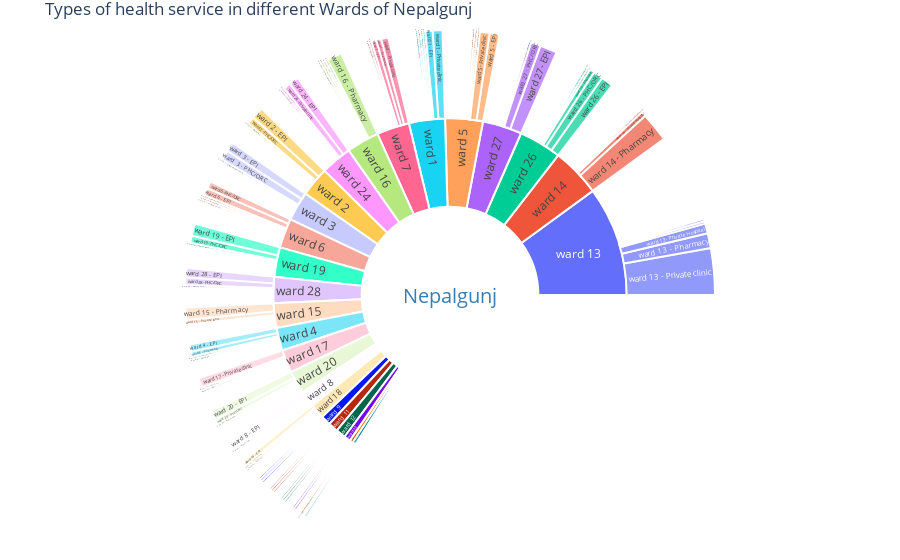

Write notebook code for a chart like this one.
### Code cell
trace = go.Sunburst(
    labels=labels,
    parents=parents,
    values=values,
    outsidetextfont = {"size": 20, "color": "#377eb8"},
    marker = {"line": {"width": 2}},
)

layout = go.Layout(
    title = "Types of health service in different Wards of Nepalgunj",
    margin = go.layout.Margin(t=30, l=0, r=0, b=0)
)

py.iplot(go.Figure([trace], layout), filename='nepalgunj_sunburst_chart')

### Figure 1 — Plotly figure (JSON) as saved in the notebook; plotly's stock layout.template omitted (floating-point values rounded to 4 significant figures)
{"data": [{"labels": ["Nepalgunj", "ward 1", "ward 2", "ward 3", "ward 4", "ward 5", "ward 6", "ward 7", "ward 8", "ward 9", "ward 11", "ward 12", "ward 13", "ward 14", "ward 15", "ward 16", "ward 17", "ward 18", "ward 19", "ward 20", "ward 22", "ward 23", "ward 24", "ward 25", "ward 26", "ward 27", "ward 28", "ward 1 - Private clinic", "ward 1 - EPI", "ward 1 - Pharmacy", "ward 1 - Ayurbedic", "ward 1 - PHC/ORC", "ward 1 - Urban Health Centre", "ward 2 - EPI", "ward 2 - PHC/ORC", "ward 2 - Pharmacy", "ward 3 - EPI", "ward 3 - PHC/ORC", "ward 3 - Urban Health Centre", "ward 4 - EPI", "ward 4 - Pharmacy", "ward 4 - Private clinic", "ward 4 - PHC/ORC", "ward 5 - EPI", "ward 5 - Private clinic", "ward 5 - Urban Health Centre", "ward 5 - Ayurbedic", "ward 5 - PHC/ORC", "ward 6 - PHC/ORC", "ward 6 - EPI", "ward 6 - Health Post", "ward 6 - Ayurbedic", "ward 6 - Private clinic", "ward 7 - Private clinic", "ward 7 - Pharmacy", "ward 7 - EPI", "ward 7 - Urban Health Centre", "ward 7 - PHC/ORC", "ward 8 - EPI", "ward 8 - Health Post", "ward 9 - PHC/ORC", "ward 9 - EPI", "ward 9 - Private clinic", "ward 11 - Ayurbedic", "ward 11 - Urban Health Centre", "ward 11 - EPI", "ward 12 - Pharmacy", "ward 12 - EPI", "ward 12 - Private Hospital", "ward 13 - Private clinic", "ward 13 - Pharmacy", "ward 13 - Private Hospital", "ward 13 - Urban Health Centre", "ward 13 - Government Hospital", "ward 14 - Pharmacy", "ward 14 - Private Hospital", "ward 14 - Private clinic", "ward 15 - Pharmacy", "ward 15 - Private clinic", "ward 16 - Pharmacy", "ward 16 - Health Post", "ward 16 - EPI", "ward 16 - Private clinic", "ward 16 - Private Hospital", "ward 17 - Private clinic", "ward 17 - Pharmacy", "ward 17 - EPI", "ward 18 - EPI", "ward 18 - Health Post", "ward 18 - PHC/ORC", "ward 19 - EPI", "ward 19 - PHC/ORC", "ward 19 - Health Post", "ward 20 - EPI", "ward 20 - PHC/ORC", "ward 20 - Health Post", "ward 22 - Health Post", "ward 22 - EPI", "ward 23 - Private clinic", "ward 24 - EPI", "ward 24 - Private clinic", "ward 24 - Health Post", "ward 24 - PHC/ORC", "ward 25 - Health Post", "ward 26 - EPI", "ward 26 - PHC/ORC", "ward 26 - Pharmacy", "ward 26 - Health Post", "ward 26 - Private clinic", "ward 27 - EPI", "ward 27 - PHC/ORC", "ward 27 - Health Post", "ward 28 - EPI", "ward 28 - PHC/ORC", "ward 28 - Health Post"], "marker": {"line": {"width": 2}}, "outsidetextfont": {"color": "#377eb8", "size": 20}, "parents": ["", "Nepalgunj", "Nepalgunj", "Nepalgunj", "Nepalgunj", "Nepalgunj", "Nepalgunj", "Nepalgunj", "Nepalgunj", "Nepalgunj", "Nepalgunj", "Nepalgunj", "Nepalgunj", "Nepalgunj", "Nepalgunj", "Nepalgunj", "Nepalgunj", "Nepalgunj", "Nepalgunj", "Nepalgunj", "Nepalgunj", "Nepalgunj", "Nepalgunj", "Nepalgunj", "Nepalgunj", "Nepalgunj", "Nepalgunj", "ward 1", "ward 1", "ward 1", "ward 1", "ward 1", "ward 1", "ward 2", "ward 2", "ward 2", "ward 3", "ward 3", "ward 3", "ward 4", "ward 4", "ward 4", "ward 4", "ward 5", "ward 5", "ward 5", "ward 5", "ward 5", "ward 6", "ward 6", "ward 6", "ward 6", "ward 6", "ward 7", "ward 7", "ward 7", "ward 7", "ward 7", "ward 8", "ward 8", "ward 9", "ward 9", "ward 9", "ward 11", "ward 11", "ward 11", "ward 12", "ward 12", "ward 12", "ward 13", "ward 13", "ward 13", "ward 13", "ward 13", "ward 14", "ward 14", "ward 14", "ward 15", "ward 15", "ward 16", "ward 16", "ward 16", "ward 16", "ward 16", "ward 17", "ward 17", "ward 17", "ward 18", "ward 18", "ward 18", "ward 19", "ward 19", "ward 19", "ward 20", "ward 20", "ward 20", "ward 22", "ward 22", "ward 23", "ward 24", "ward 24", "ward 24", "ward 24", "ward 25", "ward 26", "ward 26", "ward 26", "ward 26", "ward 26", "ward 27", "ward 27", "ward 27", "ward 28", "ward 28", "ward 28"], "type": "sunburst", "values": [227, 11, 9, 9, 7, 12, 9, 11, 5, 3, 3, 3, 36, 15, 8, 10, 8, 5, 9, 7, 2, 1, 10, 1, 13, 12, 8, 4, 3, 1, 1, 1, 1, 5, 3, 1, 4, 4, 1, 3, 2, 1, 1, 4, 4, 1, 1, 1, 3, 3, 1, 1, 1, 3, 2, 2, 1, 1, 4, 1, 1, 1, 1, 1, 1, 1, 1, 1, 1, 19, 6, 4, 1, 1, 12, 2, 1, 5, 2, 6, 1, 1, 1, 1, 4, 1, 1, 2, 1, 1, 5, 3, 1, 4, 2, 1, 1, 1, 1, 4, 3, 1, 1, 1, 5, 4, 2, 1, 1, 7, 4, 1, 4, 3, 1]}], "layout": {"margin": {"b": 0, "l": 0, "r": 0, "t": 30}, "title": {"text": "Types of health service in different Wards of Nepalgunj"}}}
